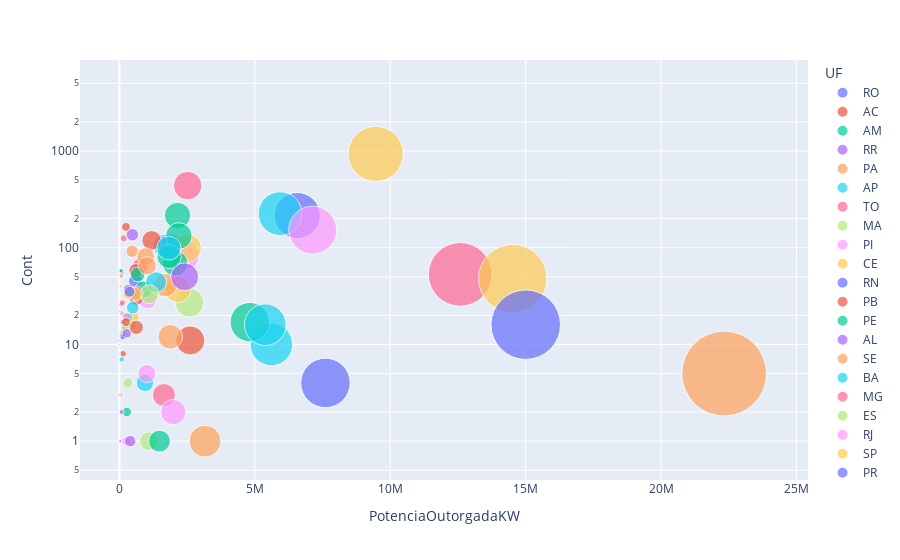

Source (notebook cell):
### Code cell
# Gerando um Bubble Chart no PlotyDash para apresentar todas as variáveis pertinentes.

gdf_br_final.loc[0:, 'PotenciaOutorgadaKW'].round(2)

fig = px.scatter(gdf_br_final, 
        x="PotenciaOutorgadaKW", y="Cont",
	         size="PotenciaOutorgadaKW", color="UF",
                 hover_name="TipoGeracao", log_y=True, size_max=60)
fig.show()

### Figure 1 — Plotly figure (JSON) as saved in the notebook; plotly's stock layout.template omitted (floating-point values rounded to 4 significant figures)
{"data": [{"hovertemplate": "<b>%{hovertext}</b><br><br>UF=RO<br>PotenciaOutorgadaKW=%{marker.size}<br>Cont=%{y}<extra></extra>", "hovertext": ["UTE", "PCH", "UFV", "CGH", "UHE"], "legendgroup": "RO", "marker": {"color": "#636efa", "size": [591655, 151171, 2270.0, 17200.0, 7608250], "sizemode": "area", "sizeref": 6203.0, "symbol": "circle"}, "mode": "markers", "name": "RO", "orientation": "v", "showlegend": true, "type": "scatter", "x": [591655, 151171, 2270.0, 17200.0, 7608250], "xaxis": "x", "y": [45, 17, 3, 8, 4], "yaxis": "y"}, {"hovertemplate": "<b>%{hovertext}</b><br><br>UF=AC<br>PotenciaOutorgadaKW=%{marker.size}<br>Cont=%{y}<extra></extra>", "hovertext": ["UTE", "UFV"], "legendgroup": "AC", "marker": {"color": "#EF553B", "size": [72700.0, 715.2], "sizemode": "area", "sizeref": 6203.0, "symbol": "circle"}, "mode": "markers", "name": "AC", "orientation": "v", "showlegend": true, "type": "scatter", "x": [72700.0, 715.2], "xaxis": "x", "y": [26, 1], "yaxis": "y"}, {"hovertemplate": "<b>%{hovertext}</b><br><br>UF=AM<br>PotenciaOutorgadaKW=%{marker.size}<br>Cont=%{y}<extra></extra>", "hovertext": ["UTE", "UHE", "UFV"], "legendgroup": "AM", "marker": {"color": "#00cc96", "size": [2148000.0, 274710, 176.0], "sizemode": "area", "sizeref": 6203.0, "symbol": "circle"}, "mode": "markers", "name": "AM", "orientation": "v", "showlegend": true, "type": "scatter", "x": [2148000.0, 274710, 176.0], "xaxis": "x", "y": [215, 2, 14], "yaxis": "y"}, {"hovertemplate": "<b>%{hovertext}</b><br><br>UF=RR<br>PotenciaOutorgadaKW=%{marker.size}<br>Cont=%{y}<extra></extra>", "hovertext": ["UTE", "UHE"], "legendgroup": "RR", "marker": {"color": "#ab63fa", "size": [478200.0, 10000], "sizemode": "area", "sizeref": 6203.0, "symbol": "circle"}, "mode": "markers", "name": "RR", "orientation": "v", "showlegend": true, "type": "scatter", "x": [478200.0, 10000], "xaxis": "x", "y": [136, 1], "yaxis": "y"}, {"hovertemplate": "<b>%{hovertext}</b><br><br>UF=PA<br>PotenciaOutorgadaKW=%{marker.size}<br>Cont=%{y}<extra></extra>", "hovertext": ["UFV", "UTE", "UHE", "CGH", "PCH"], "legendgroup": "PA", "marker": {"color": "#FFA15A", "size": [5508.0, 470700.0, 22330700, 2900, 60000], "sizemode": "area", "sizeref": 6203.0, "symbol": "circle"}, "mode": "markers", "name": "PA", "orientation": "v", "showlegend": true, "type": "scatter", "x": [5508.0, 470700.0, 22330700, 2900, 60000], "xaxis": "x", "y": [4920, 92, 5, 2, 3], "yaxis": "y"}, {"hovertemplate": "<b>%{hovertext}</b><br><br>UF=AP<br>PotenciaOutorgadaKW=%{marker.size}<br>Cont=%{y}<extra></extra>", "hovertext": ["UTE", "UHE", "UFV"], "legendgroup": "AP", "marker": {"color": "#19d3f3", "size": [135907, 941950, 4039.0], "sizemode": "area", "sizeref": 6203.0, "symbol": "circle"}, "mode": "markers", "name": "AP", "orientation": "v", "showlegend": true, "type": "scatter", "x": [135907, 941950, 4039.0], "xaxis": "x", "y": [13, 4, 1], "yaxis": "y"}, {"hovertemplate": "<b>%{hovertext}</b><br><br>UF=TO<br>PotenciaOutorgadaKW=%{marker.size}<br>Cont=%{y}<extra></extra>", "hovertext": ["UTE", "PCH", "CGH", "UHE", "UFV"], "legendgroup": "TO", "marker": {"color": "#FF6692", "size": [110029, 202804, 19319, 1644450, 5000], "sizemode": "area", "sizeref": 6203.0, "symbol": "circle"}, "mode": "markers", "name": "TO", "orientation": "v", "showlegend": true, "type": "scatter", "x": [110029, 202804, 19319, 1644450, 5000], "xaxis": "x", "y": [27, 15, 13, 3, 1], "yaxis": "y"}, {"hovertemplate": "<b>%{hovertext}</b><br><br>UF=MA<br>PotenciaOutorgadaKW=%{marker.size}<br>Cont=%{y}<extra></extra>", "hovertext": ["UTE", "EOL", "UFV", "UHE"], "legendgroup": "MA", "marker": {"color": "#B6E880", "size": [2588000.0, 426000.0, 682.5, 1087000], "sizemode": "area", "sizeref": 6203.0, "symbol": "circle"}, "mode": "markers", "name": "MA", "orientation": "v", "showlegend": true, "type": "scatter", "x": [2588000.0, 426000.0, 682.5, 1087000], "xaxis": "x", "y": [27, 16, 4, 1], "yaxis": "y"}, {"hovertemplate": "<b>%{hovertext}</b><br><br>UF=PI<br>PotenciaOutorgadaKW=%{marker.size}<br>Cont=%{y}<extra></extra>", "hovertext": ["UTE", "EOL", "UHE", "UFV"], "legendgroup": "PI", "marker": {"color": "#FF97FF", "size": [92986, 2437450, 237300, 1033758], "sizemode": "area", "sizeref": 6203.0, "symbol": "circle"}, "mode": "markers", "name": "PI", "orientation": "v", "showlegend": true, "type": "scatter", "x": [92986, 2437450, 237300, 1033758], "xaxis": "x", "y": [21, 83, 1, 29], "yaxis": "y"}, {"hovertemplate": "<b>%{hovertext}</b><br><br>UF=CE<br>PotenciaOutorgadaKW=%{marker.size}<br>Cont=%{y}<extra></extra>", "hovertext": ["UTE", "UFV", "EOL", "CGU"], "legendgroup": "CE", "marker": {"color": "#FECB52", "size": [2159000.0, 497926, 2506440, 50], "sizemode": "area", "sizeref": 6203.0, "symbol": "circle"}, "mode": "markers", "name": "CE", "orientation": "v", "showlegend": true, "type": "scatter", "x": [2159000.0, 497926, 2506440, 50], "xaxis": "x", "y": [37, 19, 99, 1], "yaxis": "y"}, {"hovertemplate": "<b>%{hovertext}</b><br><br>UF=RN<br>PotenciaOutorgadaKW=%{marker.size}<br>Cont=%{y}<extra></extra>", "hovertext": ["UTE", "EOL", "PCH", "UFV"], "legendgroup": "RN", "marker": {"color": "#636efa", "size": [525500.0, 6567081, 4700, 123900.0], "sizemode": "area", "sizeref": 6203.0, "symbol": "circle"}, "mode": "markers", "name": "RN", "orientation": "v", "showlegend": true, "type": "scatter", "x": [525500.0, 6567081, 4700, 123900.0], "xaxis": "x", "y": [32, 215, 1, 12], "yaxis": "y"}, {"hovertemplate": "<b>%{hovertext}</b><br><br>UF=PB<br>PotenciaOutorgadaKW=%{marker.size}<br>Cont=%{y}<extra></extra>", "hovertext": ["UTE", "EOL", "UFV", "PCH"], "legendgroup": "PB", "marker": {"color": "#EF553B", "size": [623400.0, 628440, 138200.0, 3520], "sizemode": "area", "sizeref": 6203.0, "symbol": "circle"}, "mode": "markers", "name": "PB", "orientation": "v", "showlegend": true, "type": "scatter", "x": [623400.0, 628440, 138200.0, 3520], "xaxis": "x", "y": [15, 30, 8, 1], "yaxis": "y"}, {"hovertemplate": "<b>%{hovertext}</b><br><br>UF=PE<br>PotenciaOutorgadaKW=%{marker.size}<br>Cont=%{y}<extra></extra>", "hovertext": ["UTE", "CGH", "UFV", "EOL", "PCH", "UHE"], "legendgroup": "PE", "marker": {"color": "#00cc96", "size": [2052212, 6672, 315233, 899365, 13475, 1479600], "sizemode": "area", "sizeref": 6203.0, "symbol": "circle"}, "mode": "markers", "name": "PE", "orientation": "v", "showlegend": true, "type": "scatter", "x": [2052212, 6672, 315233, 899365, 13475, 1479600], "xaxis": "x", "y": [69, 7, 19, 37, 3, 1], "yaxis": "y"}, {"hovertemplate": "<b>%{hovertext}</b><br><br>UF=AL<br>PotenciaOutorgadaKW=%{marker.size}<br>Cont=%{y}<extra></extra>", "hovertext": ["UTE", "UHE", "CGH", "UFV"], "legendgroup": "AL", "marker": {"color": "#ab63fa", "size": [334600.0, 400000, 4564.0, 440], "sizemode": "area", "sizeref": 6203.0, "symbol": "circle"}, "mode": "markers", "name": "AL", "orientation": "v", "showlegend": true, "type": "scatter", "x": [334600.0, 400000, 4564.0, 440], "xaxis": "x", "y": [37, 1, 7, 1], "yaxis": "y"}, {"hovertemplate": "<b>%{hovertext}</b><br><br>UF=SE<br>PotenciaOutorgadaKW=%{marker.size}<br>Cont=%{y}<extra></extra>", "hovertext": ["UTE", "EOL", "CGH", "UHE"], "legendgroup": "SE", "marker": {"color": "#FFA15A", "size": [1693000.0, 34500, 550, 3162000], "sizemode": "area", "sizeref": 6203.0, "symbol": "circle"}, "mode": "markers", "name": "SE", "orientation": "v", "showlegend": true, "type": "scatter", "x": [1693000.0, 34500, 550, 3162000], "xaxis": "x", "y": [41, 1, 1, 1], "yaxis": "y"}, {"hovertemplate": "<b>%{hovertext}</b><br><br>UF=BA<br>PotenciaOutorgadaKW=%{marker.size}<br>Cont=%{y}<extra></extra>", "hovertext": ["EOL", "UFV", "UTE", "CGH", "UHE", "PCH"], "legendgroup": "BA", "marker": {"color": "#19d3f3", "size": [5932000.0, 1355000.0, 1682000.0, 5884.0, 5612569, 89750], "sizemode": "area", "sizeref": 6203.0, "symbol": "circle"}, "mode": "markers", "name": "BA", "orientation": "v", "showlegend": true, "type": "scatter", "x": [5932000.0, 1355000.0, 1682000.0, 5884.0, 5612569, 89750], "xaxis": "x", "y": [225, 44, 105, 8, 10, 7], "yaxis": "y"}, {"hovertemplate": "<b>%{hovertext}</b><br><br>UF=MG<br>PotenciaOutorgadaKW=%{marker.size}<br>Cont=%{y}<extra></extra>", "hovertext": ["UTE", "CGH", "UHE", "UFV", "PCH", "EOL"], "legendgroup": "MG", "marker": {"color": "#FF6692", "size": [2520000.0, 160300.0, 12581541, 631200.0, 774500.0, 156], "sizemode": "area", "sizeref": 6203.0, "symbol": "circle"}, "mode": "markers", "name": "MG", "orientation": "v", "showlegend": true, "type": "scatter", "x": [2520000.0, 160300.0, 12581541, 631200.0, 774500.0, 156], "xaxis": "x", "y": [438, 125, 53, 34, 65, 1], "yaxis": "y"}, {"hovertemplate": "<b>%{hovertext}</b><br><br>UF=ES<br>PotenciaOutorgadaKW=%{marker.size}<br>Cont=%{y}<extra></extra>", "hovertext": ["UTE", "PCH", "UFV", "CGH", "UHE"], "legendgroup": "ES", "marker": {"color": "#B6E880", "size": [1109000.0, 232432, 5380.0, 3364, 313337], "sizemode": "area", "sizeref": 6203.0, "symbol": "circle"}, "mode": "markers", "name": "ES", "orientation": "v", "showlegend": true, "type": "scatter", "x": [1109000.0, 232432, 5380.0, 3364, 313337], "xaxis": "x", "y": [33, 15, 10, 6, 4], "yaxis": "y"}, {"hovertemplate": "<b>%{hovertext}</b><br><br>UF=RJ<br>PotenciaOutorgadaKW=%{marker.size}<br>Cont=%{y}<extra></extra>", "hovertext": ["UTE", "UTN", "CGH", "UFV", "PCH", "UHE", "EOL"], "legendgroup": "RJ", "marker": {"color": "#FF97FF", "size": [7139000.0, 1990000, 11024, 4290.0, 266810, 1015087, 28050], "sizemode": "area", "sizeref": 6203.0, "symbol": "circle"}, "mode": "markers", "name": "RJ", "orientation": "v", "showlegend": true, "type": "scatter", "x": [7139000.0, 1990000, 11024, 4290.0, 266810, 1015087, 28050], "xaxis": "x", "y": [152, 2, 12, 9, 19, 5, 1], "yaxis": "y"}, {"hovertemplate": "<b>%{hovertext}</b><br><br>UF=SP<br>PotenciaOutorgadaKW=%{marker.size}<br>Cont=%{y}<extra></extra>", "hovertext": ["UTE", "UFV", "UHE", "PCH", "CGH", "EOL"], "legendgroup": "SP", "marker": {"color": "#FECB52", "size": [9464000.0, 587100.0, 14525109, 308258, 49530.0, 2.24], "sizemode": "area", "sizeref": 6203.0, "symbol": "circle"}, "mode": "markers", "name": "SP", "orientation": "v", "showlegend": true, "type": "scatter", "x": [9464000.0, 587100.0, 14525109, 308258, 49530.0, 2.24], "xaxis": "x", "y": [932, 33, 48, 33, 40, 1], "yaxis": "y"}, {"hovertemplate": "<b>%{hovertext}</b><br><br>UF=PR<br>PotenciaOutorgadaKW=%{marker.size}<br>Cont=%{y}<extra></extra>", "hovertext": ["UTE", "UFV", "PCH", "CGH", "UHE", "EOL"], "legendgroup": "PR", "marker": {"color": "#636efa", "size": [1854000.0, 1568.0, 370600.0, 79540.0, 15003636, 2500], "sizemode": "area", "sizeref": 6203.0, "symbol": "circle"}, "mode": "markers", "name": "PR", "orientation": "v", "showlegend": true, "type": "scatter", "x": [1854000.0, 1568.0, 370600.0, 79540.0, 15003636, 2500], "xaxis": "x", "y": [104, 8, 35, 56, 16, 1], "yaxis": "y"}, {"hovertemplate": "<b>%{hovertext}</b><br><br>UF=SC<br>PotenciaOutorgadaKW=%{marker.size}<br>Cont=%{y}<extra></extra>", "hovertext": ["UTE", "CGH", "PCH", "EOL", "UHE", "UFV"], "legendgroup": "SC", "marker": {"color": "#EF553B", "size": [1191000.0, 240700.0, 601860, 246400.0, 2616992, 8988.0], "sizemode": "area", "sizeref": 6203.0, "symbol": "circle"}, "mode": "markers", "name": "SC", "orientation": "v", "showlegend": true, "type": "scatter", "x": [1191000.0, 240700.0, 601860, 246400.0, 2616992, 8988.0], "xaxis": "x", "y": [119, 164, 58, 17, 11, 8], "yaxis": "y"}, {"hovertemplate": "<b>%{hovertext}</b><br><br>UF=RS<br>PotenciaOutorgadaKW=%{marker.size}<br>Cont=%{y}<extra></extra>", "hovertext": ["UHE", "CGH", "PCH", "UTE", "UFV", "EOL"], "legendgroup": "RS", "marker": {"color": "#00cc96", "size": [4815020, 59620.0, 674100.0, 2195000.0, 4719.0, 1836000.0], "sizemode": "area", "sizeref": 6203.0, "symbol": "circle"}, "mode": "markers", "name": "RS", "orientation": "v", "showlegend": true, "type": "scatter", "x": [4815020, 59620.0, 674100.0, 2195000.0, 4719.0, 1836000.0], "xaxis": "x", "y": [17, 58, 53, 132, 13, 81], "yaxis": "y"}, {"hovertemplate": "<b>%{hovertext}</b><br><br>UF=MS<br>PotenciaOutorgadaKW=%{marker.size}<br>Cont=%{y}<extra></extra>", "hovertext": ["UTE", "CGH", "PCH", "UHE", "UFV"], "legendgroup": "MS", "marker": {"color": "#ab63fa", "size": [2410657, 13890.0, 271968, 77500, 2001.0], "sizemode": "area", "sizeref": 6203.0, "symbol": "circle"}, "mode": "markers", "name": "MS", "orientation": "v", "showlegend": true, "type": "scatter", "x": [2410657, 13890.0, 271968, 77500, 2001.0], "xaxis": "x", "y": [50, 11, 13, 2, 2], "yaxis": "y"}, {"hovertemplate": "<b>%{hovertext}</b><br><br>UF=MT<br>PotenciaOutorgadaKW=%{marker.size}<br>Cont=%{y}<extra></extra>", "hovertext": ["UTE", "CGH", "PCH", "UHE", "UFV"], "legendgroup": "MT", "marker": {"color": "#FFA15A", "size": [969188, 69180.0, 1028954, 1877650, 3970], "sizemode": "area", "sizeref": 6203.0, "symbol": "circle"}, "mode": "markers", "name": "MT", "orientation": "v", "showlegend": true, "type": "scatter", "x": [969188, 69180.0, 1028954, 1877650, 3970], "xaxis": "x", "y": [81, 51, 65, 12, 5], "yaxis": "y"}, {"hovertemplate": "<b>%{hovertext}</b><br><br>UF=GO<br>PotenciaOutorgadaKW=%{marker.size}<br>Cont=%{y}<extra></extra>", "hovertext": ["UTE", "CGH", "UHE", "PCH", "UFV"], "legendgroup": "GO", "marker": {"color": "#19d3f3", "size": [1827000.0, 12600.0, 5386627, 492132, 921.6], "sizemode": "area", "sizeref": 6203.0, "symbol": "circle"}, "mode": "markers", "name": "GO", "orientation": "v", "showlegend": true, "type": "scatter", "x": [1827000.0, 12600.0, 5386627, 492132, 921.6], "xaxis": "x", "y": [99, 10, 16, 24, 1], "yaxis": "y"}, {"hovertemplate": "<b>%{hovertext}</b><br><br>UF=DF<br>PotenciaOutorgadaKW=%{marker.size}<br>Cont=%{y}<extra></extra>", "hovertext": ["UTE", "PCH"], "legendgroup": "DF", "marker": {"color": "#FF6692", "size": [19210.0, 30000], "sizemode": "area", "sizeref": 6203.0, "symbol": "circle"}, "mode": "markers", "name": "DF", "orientation": "v", "showlegend": true, "type": "scatter", "x": [19210.0, 30000], "xaxis": "x", "y": [22, 1], "yaxis": "y"}], "layout": {"legend": {"itemsizing": "constant", "title": {"text": "UF"}, "tracegroupgap": 0}, "margin": {"t": 60}, "xaxis": {"anchor": "y", "domain": [0, 1], "title": {"text": "PotenciaOutorgadaKW"}}, "yaxis": {"anchor": "x", "domain": [0, 1], "title": {"text": "Cont"}, "type": "log"}}}
